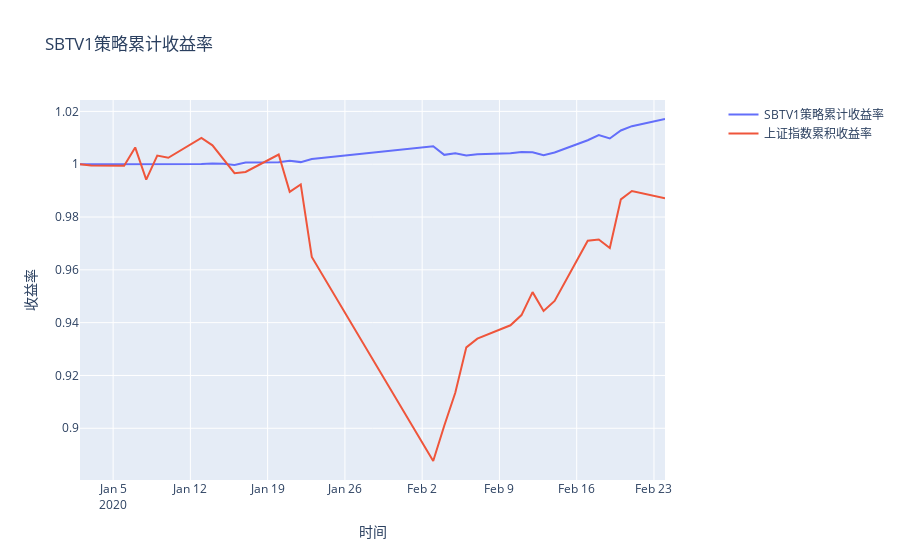

Notebook cell for this chart:
### Code cell
my_strat_plot = go.Scatter(
    x = track_record.index,
    y = track_record['sbtv1'],
    name = 'SBTV1策略累计收益率'
)
 
    
mkt_plot = go.Scatter(
    x = track_record.index,
    y = track_record['sh_mkt'],
    name = '上证指数累积收益率'
)
    
layout = dict(title = 'SBTV1策略累计收益率',
              xaxis = dict(title = '时间'), # 横轴坐标
              yaxis = dict(title = '收益率'), # 总轴坐标
              legend=dict(x=1.1,y=1) # 图例位置 
              )

data = [my_strat_plot, mkt_plot]

fig = dict(data=data, layout=layout)

py.iplot(fig)
